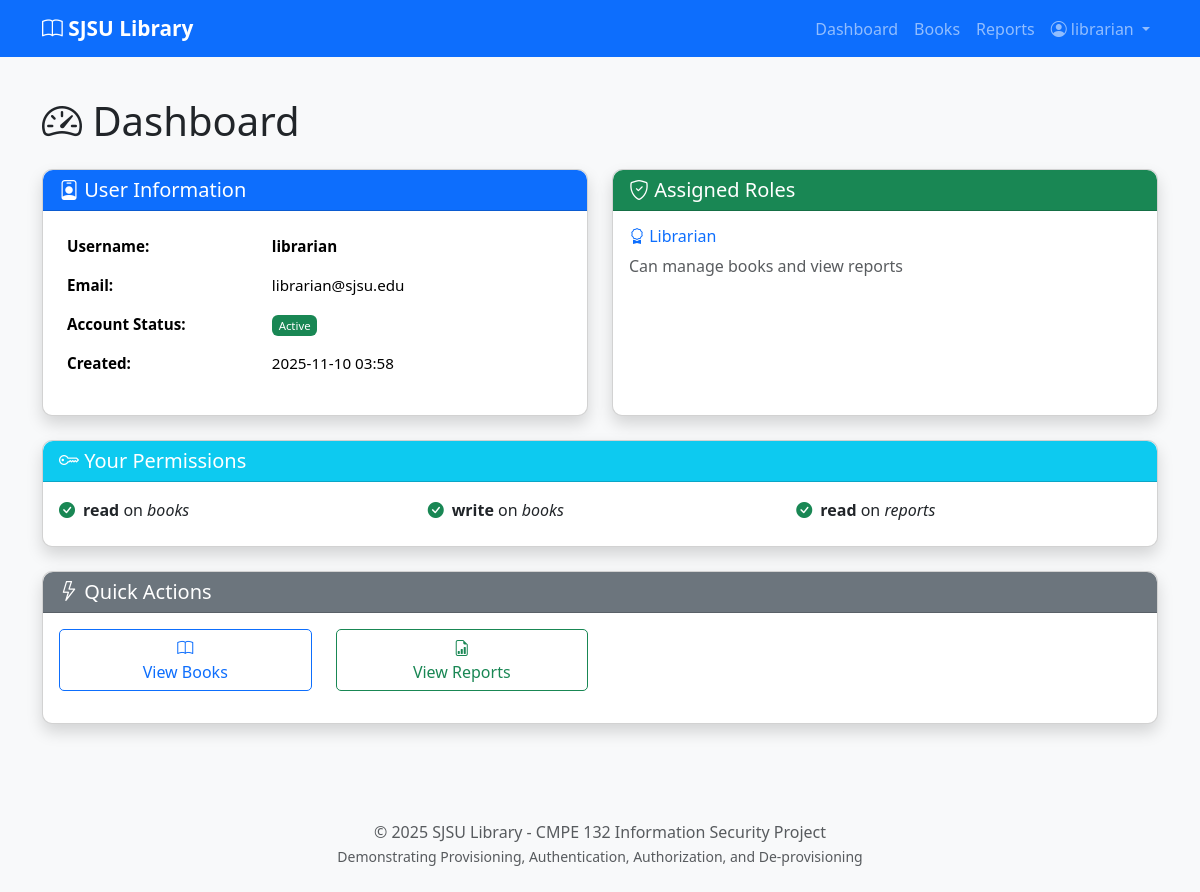
/dashboard (signed in), run on the app's committed database.
### models.py (models this page shows, shortened)
class User(Base):
    __tablename__ = 'users'
    id = Column(Integer, primary_key=True)
    username = Column(String(80), unique=True, nullable=False)
    email = Column(String(120), unique=True, nullable=False)
    password_hash = Column(String(255), nullable=False)
    active = Column(Boolean, default=True, nullable=False)
    created_at = Column(DateTime, default=datetime.utcnow, nullable=False)
    roles = relationship('Role', secondary=user_roles, back_populates='users')
    audit_logs = relationship('AuditLog', back_populates='user')
    def has_permission(self, resource, action):
        for role in self.roles:
            for permission in role.permissions:
                if permission.resource == resource and permission.action == action:
                    return True
        return False
    @property
    def is_authenticated(self):
        return True

class Role(Base):
    __tablename__ = 'roles'
    id = Column(Integer, primary_key=True)
    name = Column(String(50), unique=True, nullable=False)
    description = Column(String(200))
    users = relationship('User', secondary=user_roles, back_populates='roles')
    permissions = relationship('Permission', secondary=role_permissions, back_populates='roles')

class Permission(Base):
    __tablename__ = 'permissions'
    id = Column(Integer, primary_key=True)
    resource = Column(String(50), nullable=False)
    action = Column(String(50), nullable=False)
    roles = relationship('Role', secondary=role_permissions, back_populates='permissions')

### app.py (the view)
@app.route('/dashboard')
@login_required
def dashboard():
    return render_template('dashboard.html', user=current_user)

### app.py (called while the page is built)
@login_manager.user_loader
def load_user(user_id):
    return db_session.query(User).get(int(user_id))

@app.teardown_appcontext
def shutdown_session(exception=None):
    Session = app.config.get('DB_SESSION')
    if Session:
        Session.remove()

### templates/dashboard.html (shortened to what this page needs)
{% extends "base.html" %}
{% block content %}
<div class="row">
    <div class="col-12">
        <h1 class="mb-4">
            <i class="bi bi-speedometer2"></i>
            {% if page_title %}{{ page_title }}{% else %}Dashboard{% endif %}
        </h1>
    </div>
</div>
<div class="row">
    <div class="col-md-6 mb-4">
        <div class="card shadow-sm h-100">
            <div class="card-header bg-primary text-white">
                <h5 class="mb-0"><i class="bi bi-person-badge"></i> User Information</h5>
            </div>
            <div class="card-body">
                <table class="table table-borderless">
                    <tr>
                        <th width="40%">Username:</th>
                        <td><strong>{{ user.username }}</strong></td>
                    </tr>
                    <tr>
                        <th>Email:</th>
                        <td>{{ user.email }}</td>
                    </tr>
                    <tr>
                        <th>Account Status:</th>
                        <td>
                            {% if user.active %}
                                <span class="badge bg-success">Active</span>
                            {% else %}
                                <span class="badge bg-danger">Disabled</span>
                            {% endif %}
                        </td>
                    </tr>
                    <tr>
                        <th>Created:</th>
                        <td>{{ user.created_at.strftime('%Y-%m-%d %H:%M') }}</td>
                    </tr>
                </table>
            </div>
        </div>
    </div>
    <div class="col-md-6 mb-4">
        <div class="card shadow-sm h-100">
            <div class="card-header bg-success text-white">
                <h5 class="mb-0"><i class="bi bi-shield-check"></i> Assigned Roles</h5>
            </div>
            <div class="card-body">
                {% if user.roles %}
                    {% for role in user.roles %}
                        <div class="mb-3">
                            <h6 class="text-primary"><i class="bi bi-award"></i> {{ role.name }}</h6>
                            <p class="text-muted mb-0">{{ role.description }}</p>
                        </div>
                    {% endfor %}
                {% else %}
                    <p class="text-muted">No roles assigned</p>
                {% endif %}
            </div>
        </div>
    </div>
</div>
<div class="row">
    <div class="col-12 mb-4">
        <div class="card shadow-sm">
            <div class="card-header bg-info text-white">
                <h5 class="mb-0"><i class="bi bi-key"></i> Your Permissions</h5>
            </div>
            <div class="card-body">
                {% set all_permissions = [] %}
                {% if all_permissions %}
                    <div class="row">
                        {% for perm in all_permissions %}
                            <div class="col-md-4 mb-2">
                                <div class="d-flex align-items-center">
                                    <i class="bi bi-check-circle-fill text-success me-2"></i>
                                    <span><strong>{{ perm.action }}</strong> on <em>{{ perm.resource }}</em></span>
                                </div>
                            </div>
                        {% endfor %}
                    </div>
                {% else %}
                    <p class="text-muted mb-0">No permissions assigned</p>
                {% endif %}
            </div>
        </div>
    </div>
</div>
<div class="row">
    <div class="col-12">
        <div class="card shadow-sm">
            <div class="card-header bg-secondary text-white">
                <h5 class="mb-0"><i class="bi bi-lightning"></i> Quick Actions</h5>
            </div>
            <div class="card-body">
                <div class="row">
                    <div class="col-md-3 mb-3">
                        <a href="{{ url_for('books') }}" class="btn btn-outline-primary w-100">
                            <i class="bi bi-book"></i><br>View Books
                        </a>
                    </div>
                    {% if user.has_permission('reports', 'read') %}
                    <div class="col-md-3 mb-3">
                        <a href="{{ url_for('reports') }}" class="btn btn-outline-success w-100">
                            <i class="bi bi-file-earmark-bar-graph"></i><br>View Reports
                        </a>
                    </div>
                    {% endif %}
                </div>
            </div>
        </div>
    </div>
</div>
{% endblock %}

### templates/base.html (shortened to what this page needs)
<!DOCTYPE html>
<html lang="en">
<head>
    <link href="https://cdn.jsdelivr.net/npm/bootstrap@5.3.2/dist/css/bootstrap.min.css" rel="stylesheet">
    <link rel="stylesheet" href="https://cdn.jsdelivr.net/npm/bootstrap-icons@1.11.1/font/bootstrap-icons.css">
    <link rel="stylesheet" href="{{ url_for('static', filename='styles.css') }}">
</head>
<body>
    <nav class="navbar navbar-expand-lg navbar-dark bg-primary">
        <div class="container">
            <a class="navbar-brand" href="{{ url_for('index') }}">
                <i class="bi bi-book"></i> SJSU Library
            </a>
            <div class="collapse navbar-collapse" id="navbarNav">
                <ul class="navbar-nav ms-auto">
                    {% if current_user.is_authenticated %}
                        <li class="nav-item">
                            <a class="nav-link" href="{{ url_for('dashboard') }}">Dashboard</a>
                        </li>
                        <li class="nav-item">
                            <a class="nav-link" href="{{ url_for('books') }}">Books</a>
                        </li>
                        {% if current_user.has_permission('reports', 'read') %}
                        <li class="nav-item">
                            <a class="nav-link" href="{{ url_for('reports') }}">Reports</a>
                        </li>
                        {% endif %}
                        <li class="nav-item dropdown">
                            <a class="nav-link dropdown-toggle" href="#" id="userDropdown" role="button" data-bs-toggle="dropdown">
                                <i class="bi bi-person-circle"></i> {{ current_user.username }}
                            </a>
                        </li>
                    {% endif %}
                </ul>
            </div>
        </div>
    </nav>
    <main class="container my-4">
        {% block content %}{% endblock %}
    </main>
    <footer class="bg-light text-center text-muted py-4 mt-5">
        <div class="container">
            <p class="mb-0">&copy; 2025 SJSU Library - CMPE 132 Information Security Project</p>
            <small>Demonstrating Provisioning, Authentication, Authorization, and De-provisioning</small>
        </div>
    </footer>
</body>
</html>

### static/styles.css (style rules this page uses)
:root { --sjsu-blue: #0055a2; --sjsu-gold: #e5a823; }
body { min-height: 100vh; display: flex; flex-direction: column; background-color: #f8f9fa; }
main { flex: 1; }
.navbar-brand { font-weight: bold; font-size: 1.3rem; }
.card { border-radius: 10px; transition: transform 0.2s; }
.card-header { border-radius: 10px 10px 0 0 !important; font-weight: 600; }
.btn { border-radius: 5px; transition: all 0.3s; }
.table { font-size: 0.95rem; }
.badge { padding: 0.4em 0.6em; font-weight: 500; }
footer { margin-top: auto; }
.card.shadow-sm { box-shadow: 0 0.5rem 1rem rgba(0, 0, 0, 0.15) !important; }

### data on the page
User: username "librarian", email "librarian@sjsu.edu", created_at "2025-11-10 03:58"
Role: name "Librarian", description "Can manage books and view reports"
Permission: action "read", resource "books"
Permission: action "write", resource "books"
Permission: action "read", resource "reports"
